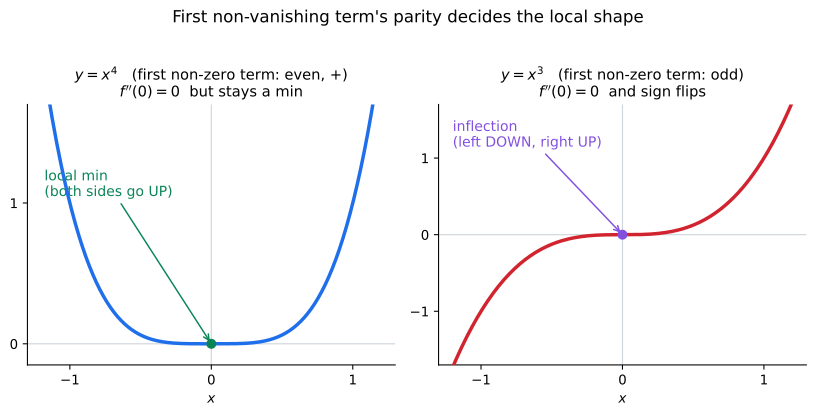

Generate this figure with Python:
#!/usr/bin/env python3
"""Static figure for 11강 3기 10강 — why "first non-vanishing Taylor term" decides
the local shape at the origin (lecture §5, also §0). x^4 (even leading term) gives a
local min; x^3 (odd leading term) flips sign across 0 -> inflection, not an extremum.
Both have f''(0)=0, so "f''=0" alone cannot decide. Renders next to itself as an SVG.

Reproduce:  uv run --with matplotlib --with numpy python even-vs-odd-leading-term-03-season-10-05.py
"""
from pathlib import Path
import numpy as np
import matplotlib.pyplot as plt

OUT = Path(__file__).with_suffix(".svg")

x = np.linspace(-1.25, 1.25, 401)

fig, (ax1, ax2) = plt.subplots(1, 2, figsize=(8.6, 4.2), sharey=False)

# ---- left: x^4, even leading term -> local minimum at 0 ----
ax1.plot(x, x**4, color="#1f6feb", lw=2.6, zorder=4)
ax1.scatter([0], [0], s=42, color="#0b8457", zorder=6)
ax1.annotate("local min\n(both sides go UP)", xy=(0, 0), xytext=(-1.18, 1.05),
             fontsize=10.5, color="#0b8457",
             arrowprops=dict(arrowstyle="->", color="#0b8457", lw=1.1))
ax1.set_title(r"$y=x^4$   (first non-zero term: even, $+$)" + "\n"
              r"$f''(0)=0$  but stays a min", fontsize=11)

# ---- right: x^3, odd leading term -> sign flips -> inflection, not extremum ----
ax2.plot(x, x**3, color="#d1242f", lw=2.6, zorder=4)
ax2.scatter([0], [0], s=42, color="#8250df", zorder=6)
ax2.annotate("inflection\n(left DOWN, right UP)", xy=(0, 0), xytext=(-1.2, 1.15),
             fontsize=10.5, color="#8250df",
             arrowprops=dict(arrowstyle="->", color="#8250df", lw=1.1))
ax2.set_title(r"$y=x^3$   (first non-zero term: odd)" + "\n"
              r"$f''(0)=0$  and sign flips", fontsize=11)

for ax in (ax1, ax2):
    ax.axhline(0, color="#d0d7de", lw=0.9, zorder=1)
    ax.axvline(0, color="#d0d7de", lw=0.9, zorder=1)
    ax.set_xlim(-1.3, 1.3)
    ax.set_xticks([-1, 0, 1])
    ax.set_xlabel(r"$x$")
    for s in ("top", "right"):
        ax.spines[s].set_visible(False)
ax1.set_ylim(-0.15, 1.7)
ax2.set_ylim(-1.7, 1.7)
ax1.set_yticks([0, 1])
ax2.set_yticks([-1, 0, 1])

fig.suptitle("First non-vanishing term's parity decides the local shape",
             fontsize=12.5, y=1.02)
fig.tight_layout()
fig.savefig(OUT, format="svg", bbox_inches="tight")
print(f"wrote {OUT}")
print(f"x^4 at +/-0.5: {0.5**4:.4f} (both > 0 -> min)")
print(f"x^3 at -0.5, +0.5: {(-0.5)**3:.4f}, {0.5**3:.4f} (sign flips -> inflection)")
